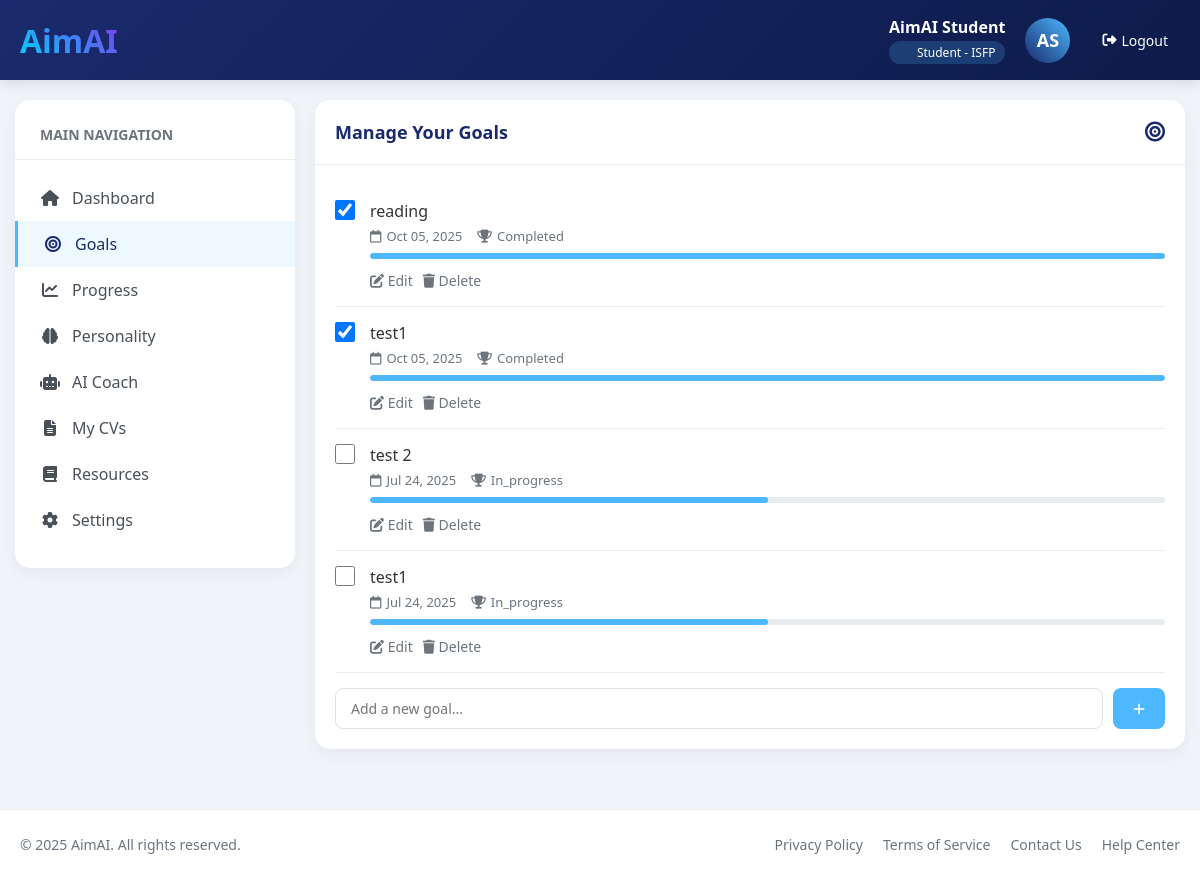
Page /goals.php (signed in) on the committed database.
### tables this page shows
CREATE TABLE `users` (
  `user_id` int(11) NOT NULL,
  `username` varchar(50) NOT NULL,
  `email` varchar(100) NOT NULL,
  `password_hash` varchar(255) NOT NULL,
  `personality_type` varchar(50) DEFAULT NULL,
  `created_at` timestamp NOT NULL DEFAULT current_timestamp(),
  `role` enum('student','admin','company','mentor') NOT NULL DEFAULT 'student',
  `status` enum('active','inactive','temporary') NOT NULL DEFAULT 'temporary',
  `specialization` varchar(255) DEFAULT NULL,
  `mentorship_intent` text DEFAULT NULL,
  `company_id` int(11) DEFAULT NULL
);

CREATE TABLE `motivational_progress` (
  `progress_id` int(11) NOT NULL,
  `user_id` int(11) DEFAULT NULL,
  `goal` text DEFAULT NULL,
  `progress_status` varchar(50) DEFAULT NULL,
  `last_updated` timestamp NOT NULL DEFAULT current_timestamp()
);

### goals.php (the view, shortened to what this page needs)
<?php
require 'config.php';
try {
    $stmt = $pdo->prepare("SELECT username, personality_type FROM users WHERE user_id = ?");
    $stmt->execute([$_SESSION['user_id']]);
    $user = $stmt->fetch();
    $stmt = $pdo->prepare("SELECT progress_id, goal, progress_status, last_updated FROM motivational_progress WHERE user_id = ? ORDER BY last_updated DESC");
    $stmt->execute([$_SESSION['user_id']]);
    $goals = $stmt->fetchAll();
    $nameParts = explode(' ', $user['username']);
    $initials = '';
    foreach ($nameParts as $part) {
        $initials .= strtoupper(substr($part, 0, 1));
        if (strlen($initials) >= 2) break;
    }
} catch (PDOException $e) {
    die("Error: " . $e->getMessage());
}
?>
<!DOCTYPE html>
<html lang="en">
<head>
    <link rel="stylesheet" href="https://cdnjs.cloudflare.com/ajax/libs/font-awesome/6.4.0/css/all.min.css">
</head>
<body>
    <header>
        <div class="header-container">
            <div class="logo"> AimAI</div>
            <div class="user-info">
                <div class="user-details">
                    <div class="user-name"><?php echo htmlspecialchars($user['username']); ?></div>
                    <div class="user-role">
                        Student <?php echo $user['personality_type'] ? '- ' . htmlspecialchars($user['personality_type']) : ''; ?>
                    </div>
                </div>
                <div class="user-avatar">
                    <?php echo htmlspecialchars($initials); ?>
                </div>
                <a href="logout.php" class="logout-btn"><i class="fas fa-sign-out-alt"></i> Logout</a>
            </div>
        </div>
    </header>
    <div class="container">
        <div class="sidebar">
            <div class="nav-title">MAIN NAVIGATION</div>
            <a href="student_dashboard.php" class="nav-item ">
                <i class="fas fa-home"></i> Dashboard
            </a>
            <a href="goals.php" class="nav-item active">
                <i class="fas fa-bullseye"></i> Goals
            </a>
            <a href="progress.php" class="nav-item ">
                <i class="fas fa-chart-line"></i> Progress
            </a>
            <a href="personality.php" class="nav-item">
                <i class="fas fa-brain"></i> Personality
            </a>
            <a href="ai_coach.php" class="nav-item ">
                <i class="fas fa-robot"></i> AI Coach
            </a>
            <a href="view_cvs.php" class="nav-item">
        <i class="fas fa-file-alt"></i> My CVs
    </a>
            <a href="resources.php" class="nav-item">
                <i class="fas fa-book"></i> Resources
            </a>
            <a href="settings.php" class="nav-item">
                <i class="fas fa-cog"></i> Settings
            </a>
        </div>
        <div class="main-content">
            <div class="card">
                <div class="card-header">
                    <h3>Manage Your Goals</h3>
                    <i class="fas fa-bullseye"></i>
                </div>
                <div class="card-body">
                    <?php if (empty($goals)): ?>
                        <p>No goals set yet. Add one below!</p>
                    <?php else: ?>
                        <?php foreach ($goals as $goal): ?>
                            <div class="goal-item" id="goal-<?php echo $goal['progress_id']; ?>">
                                <div class="goal-check">
                                    <input type="checkbox" <?php echo $goal['progress_status'] === 'completed' ? 'checked' : ''; ?>
                                           data-progress-id="<?php echo $goal['progress_id']; ?>"
                                           onchange="toggleGoal(this, <?php echo $goal['progress_id']; ?>, '<?php echo $goal['progress_status']; ?>')">
                                </div>
                                <div class="goal-content">
                                    <div class="goal-title"><?php echo htmlspecialchars($goal['goal']); ?></div>
                                    <div class="goal-meta">
                                        <span><i class="far fa-calendar"></i> <?php echo date('M d, Y', strtotime($goal['last_updated'])); ?></span>
                                        <span><i class="fas fa-trophy"></i> <?php echo ucfirst($goal['progress_status']); ?></span>
                                    </div>
                                    <div class="goal-progress">
                                        <div class="progress-bar" style="width: <?php echo $goal['progress_status'] === 'completed' ? '100' : '50'; ?>%"></div>
                                    </div>
                                    <div class="goal-actions">
                                        <button class="edit-btn" onclick="showEditForm(<?php echo $goal['progress_id']; ?>)"><i class="fas fa-edit"></i> Edit</button>
                                        <form method="POST" onsubmit="return confirm('Are you sure you want to delete this goal?');">
                                            <button type="submit" class="delete-btn"><i class="fas fa-trash"></i> Delete</button>
                                        </form>
                                    </div>
                                </div>
                            </div>
                        <?php endforeach; ?>
                    <?php endif; ?>
                    <form method="POST" class="add-goal">
                        <input type="text" name="new_goal" placeholder="Add a new goal..." required maxlength="255">
                        <button type="submit"><i class="fas fa-plus"></i></button>
                    </form>
                </div>
            </div>
        </div>
    </div>
    <footer>
        <div class="footer-container">
            <div class="copyright">© 2025 AimAI. All rights reserved.</div>
            <div class="footer-links">
                <a href="#">Privacy Policy</a>
                <a href="#">Terms of Service</a>
                <a href="#">Contact Us</a>
                <a href="#">Help Center</a>
            </div>
        </div>
    </footer>
</body>
</html>

### rows in the picture
users: username "AimAI Student", personality_type "ISFP"
motivational_progress: progress_status "☑", goal "reading", last_updated "Oct 05, 2025", progress_status "Completed"
motivational_progress: progress_status "☑", goal "test1", last_updated "Oct 05, 2025", progress_status "Completed"
motivational_progress: goal "test 2", last_updated "Jul 24, 2025", progress_status "In_progress"
motivational_progress: goal "test1", last_updated "Jul 24, 2025", progress_status "In_progress"

### other values in the picture
$initials "AS"
